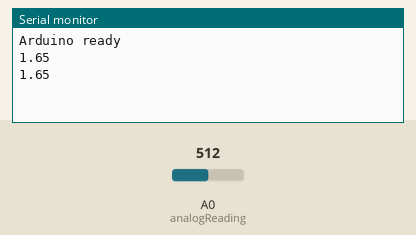
Simulated run of this sketch. Board: Arduino Uno, built with avr-gcc and run on an emulated ATmega328P. Shown: the last lines printed to the serial monitor. Inputs (shaded band) come from the test bench; at power-on: A0 (analogReading) = 512.

Above: at 3.0 s.
3.1 s: A0 (analogReading) set to 716
At 5.4 s:
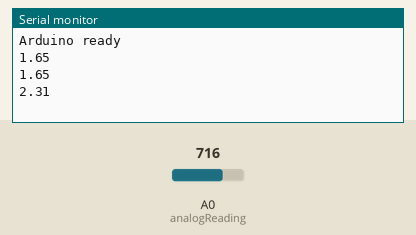
6.0 s: A0 (analogReading) set to 900
At 8.3 s:
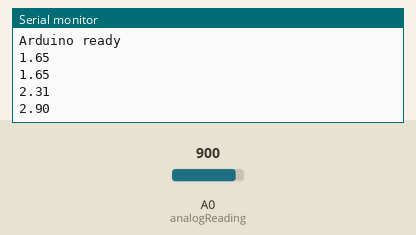
Timing chart, 0 to 9.8 s (numbered marks = the images above; inputs shaded):
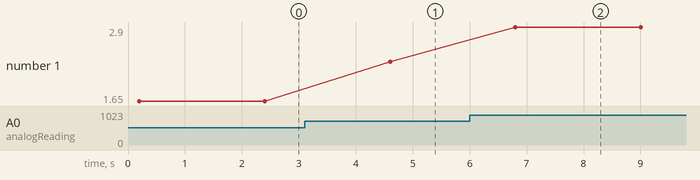

Measured:
- after the input at 3.1 s, the serial monitor: prints a new line after 1.5 s (image 1)
- after the input at 6.0 s, the serial monitor: prints a new line after 0.80 s (image 2)
- plotted number 1: 1.65 → 2.31 after the input at 3.1 s, 2.31 → 2.9 after the input at 6.0 s

The sketch:

VBtoArduino.ino
```cpp
const float analogReading = A0;
void setup() {
  Serial.begin(115200);
  Serial.println("Arduino ready");
}

void loop() {
 float sensorValue = analogRead(analogReading);
 delay(100);
 float voltage = (sensorValue * 3.3) / 1023.0;
 delay(100);
 Serial.println(voltage);
 delay(2000);
}
```
